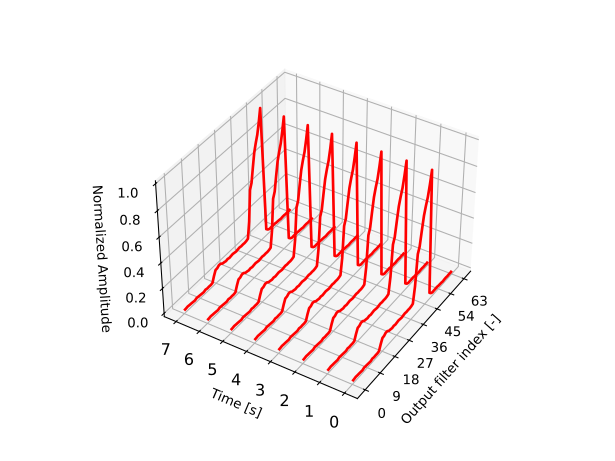

Write Python code to recreate this figure.
#!/usr/bin/python
import math
import sys, os
import matplotlib

import numpy as np
import matplotlib.pyplot as plt
from matplotlib import cm

# matplotlib.use("pgf")
# matplotlib.rcParams.update({
    # "pgf.texsystem": "pdflatex",
    # 'font.family': 'serif',
    # 'text.usetex': True,
    # 'pgf.rcfonts': False})

dir_path = os.path.dirname(sys.argv[1])
a = np.loadtxt(os.path.join(dir_path, 'timber_data/vfc_abort_gap_raw_data_spill.txt'), 
               encoding='ASCII')

a = a/max(a) # normalize data

data = np.tile(a, (8, 1))

X = np.arange(data.shape[1])
Y = np.arange(data.shape[0])

X, Y = np.meshgrid(X, Y)

fig = plt.figure()
ax = fig.add_subplot(111, projection='3d')
ax.tick_params(axis='y',which='major',length=data.shape[0], width=1, labelsize=12)

# ax.set_yticks([0, len(Y)-1, 1])
# ax.set_xticks([0, len(X)-1, 1])

surf = ax.plot_wireframe(X, Y, data, 
                         rstride=1, cstride=0, color='red', 
                         linewidth=2, antialiased=True)


plt.xticks(np.arange(0, 64, 9))
plt.yticks(np.arange(0, 8, 1))

ax.set_ylabel('Time [s]')
ax.set_xlabel('Output filter index [-]')
ax.set_zlabel('Normalized Amplitude')

ax.view_init(38, -148)
# plt.show()

# # NOTE USER HAVE TO PASS A PATH IN THE ARGUMENTS TO MAKE THE SCRIPT WORK

file_name = sys.argv[1].split('.')[0]
plt.savefig(f"{file_name}.svg", transparent=True)
